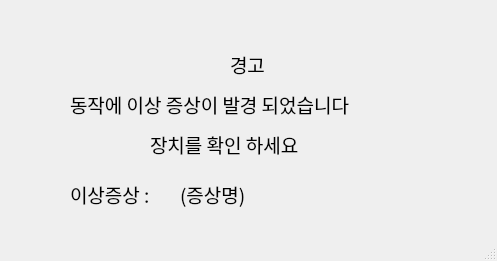
<?xml version="1.0" encoding="UTF-8"?>
<ui version="4.0">
 <class>MainWindow</class>
 <widget class="QMainWindow" name="MainWindow">
  <property name="geometry">
   <rect>
    <x>0</x>
    <y>0</y>
    <width>497</width>
    <height>261</height>
   </rect>
  </property>
  <property name="windowTitle">
   <string>MainWindow</string>
  </property>
  <widget class="QWidget" name="centralwidget">
   <widget class="QLabel" name="label_58">
    <property name="geometry">
     <rect>
      <x>230</x>
      <y>50</y>
      <width>51</width>
      <height>29</height>
     </rect>
    </property>
    <property name="font">
     <font>
      <family>나눔고딕</family>
      <pointsize>14</pointsize>
     </font>
    </property>
    <property name="text">
     <string>경고</string>
    </property>
   </widget>
   <widget class="QLabel" name="label_59">
    <property name="geometry">
     <rect>
      <x>70</x>
      <y>90</y>
      <width>431</width>
      <height>29</height>
     </rect>
    </property>
    <property name="font">
     <font>
      <family>나눔고딕</family>
      <pointsize>14</pointsize>
     </font>
    </property>
    <property name="text">
     <string>동작에 이상 증상이 발경 되었습니다</string>
    </property>
   </widget>
   <widget class="QLabel" name="label_60">
    <property name="geometry">
     <rect>
      <x>150</x>
      <y>130</y>
      <width>201</width>
      <height>29</height>
     </rect>
    </property>
    <property name="font">
     <font>
      <family>나눔고딕</family>
      <pointsize>14</pointsize>
     </font>
    </property>
    <property name="text">
     <string>장치를 확인 하세요</string>
    </property>
   </widget>
   <widget class="QLabel" name="label_61">
    <property name="geometry">
     <rect>
      <x>70</x>
      <y>180</y>
      <width>101</width>
      <height>29</height>
     </rect>
    </property>
    <property name="font">
     <font>
      <family>나눔고딕</family>
      <pointsize>14</pointsize>
     </font>
    </property>
    <property name="text">
     <string>이상증상 : </string>
    </property>
   </widget>
   <widget class="QLabel" name="error_text">
    <property name="geometry">
     <rect>
      <x>180</x>
      <y>180</y>
      <width>331</width>
      <height>29</height>
     </rect>
    </property>
    <property name="font">
     <font>
      <family>나눔고딕</family>
      <pointsize>14</pointsize>
     </font>
    </property>
    <property name="text">
     <string>(증상명)</string>
    </property>
   </widget>
   <widget class="QPushButton" name="exit_button">
    <property name="geometry">
     <rect>
      <x>410</x>
      <y>250</y>
      <width>93</width>
      <height>28</height>
     </rect>
    </property>
    <property name="text">
     <string>확인</string>
    </property>
   </widget>
  </widget>
  <widget class="QStatusBar" name="statusbar"/>
 </widget>
 <resources/>
 <connections/>
</ui>
